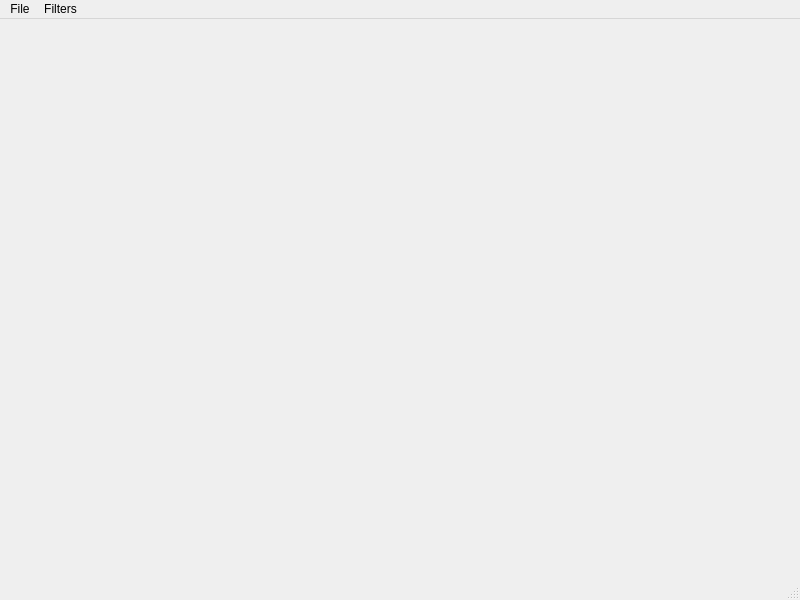
<?xml version="1.0" encoding="UTF-8"?>
<ui version="4.0">
 <class>MainWindow</class>
 <widget class="QMainWindow" name="MainWindow">
  <property name="geometry">
   <rect>
    <x>0</x>
    <y>0</y>
    <width>800</width>
    <height>600</height>
   </rect>
  </property>
  <property name="windowTitle">
   <string>MainWindow</string>
  </property>
  <property name="styleSheet">
   <string notr="true">background: url(/home/matt/Documents/imgpy/isis_imaging/gui/ui/code.jpg)</string>
  </property>
  <widget class="QWidget" name="centralwidget"/>
  <widget class="QMenuBar" name="menubar">
   <property name="geometry">
    <rect>
     <x>0</x>
     <y>0</y>
     <width>800</width>
     <height>28</height>
    </rect>
   </property>
   <widget class="QMenu" name="menuFile">
    <property name="title">
     <string>File</string>
    </property>
    <addaction name="actionLoad"/>
    <addaction name="actionSave"/>
    <addaction name="actionExit"/>
   </widget>
   <widget class="QMenu" name="menuFilters">
    <property name="title">
     <string>Filters</string>
    </property>
   </widget>
   <addaction name="menuFile"/>
   <addaction name="menuFilters"/>
  </widget>
  <widget class="QStatusBar" name="statusbar"/>
  <action name="actionLoad">
   <property name="text">
    <string>Load</string>
   </property>
  </action>
  <action name="actionSave">
   <property name="text">
    <string>Save</string>
   </property>
  </action>
  <action name="actionExit">
   <property name="text">
    <string>Exit</string>
   </property>
  </action>
 </widget>
 <resources/>
 <connections/>
</ui>
